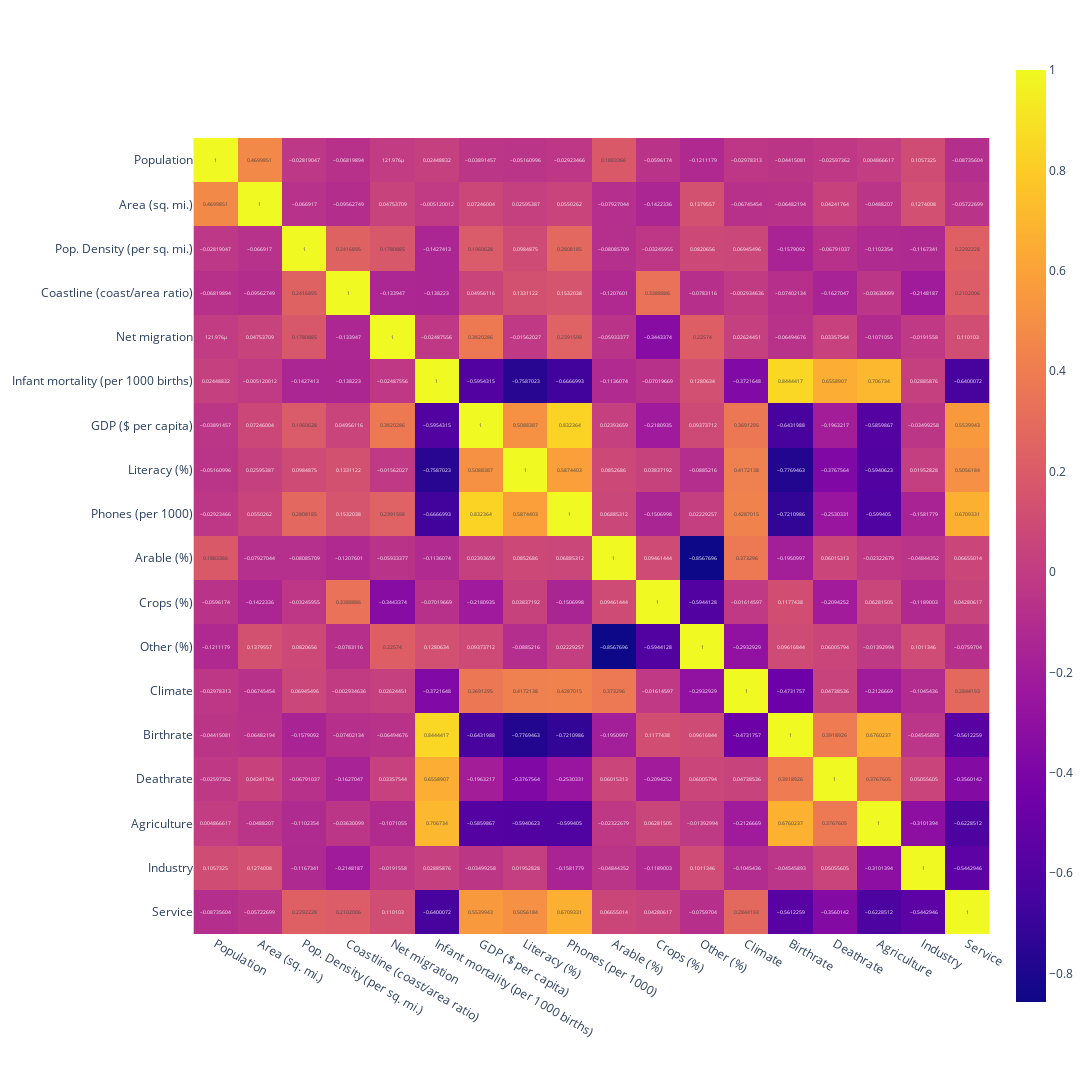

Notebook source saved alongside this figure:
### Markdown cell above
### Heatmap

Below is a correlation map of all columns in the dataframe 
<br>
Values close to -1 or 1 are a good indicator of important features in the dataset 
<br>
For example, GDP is highly correlated to Phones per 1000 people (0.83)

### Code cell
# Heatmap

import plotly_express as px

corr = graph_data[graph_data.columns.values[2:]].corr() # we only want to take the columns that have numerical data, so we leave out the country and region columns
fig= px.imshow(corr, text_auto=True, width=1300, height=1300)
fig.show()

### Figure 1 — Plotly figure (JSON) as saved in the notebook; plotly's stock layout.template omitted (floating-point values rounded to 4 significant figures; data arrays with more than 128 entries replaced by an {"elided": "..."} marker saying what was removed)
{"data": [{"coloraxis": "coloraxis", "hovertemplate": "x: %{x}<br>y: %{y}<br>color: %{z}<extra></extra>", "name": "0", "texttemplate": "%{z}", "type": "heatmap", "x": ["Population", "Area (sq. mi.)", "Pop. Density (per sq. mi.)", "Coastline (coast/area ratio)", "Net migration", "Infant mortality (per 1000 births)", "GDP ($ per capita)", "Literacy (%)", "Phones (per 1000)", "Arable (%)", "Crops (%)", "Other (%)", "Climate", "Birthrate", "Deathrate", "Agriculture", "Industry", "Service"], "xaxis": "x", "y": ["Population", "Area (sq. mi.)", "Pop. Density (per sq. mi.)", "Coastline (coast/area ratio)", "Net migration", "Infant mortality (per 1000 births)", "GDP ($ per capita)", "Literacy (%)", "Phones (per 1000)", "Arable (%)", "Crops (%)", "Other (%)", "Climate", "Birthrate", "Deathrate", "Agriculture", "Industry", "Service"], "yaxis": "y", "z": {"elided": "18x18 float values"}}], "layout": {"coloraxis": {"colorscale": [[0, "#0d0887"], [0.1111, "#46039f"], [0.2222, "#7201a8"], [0.3333, "#9c179e"], [0.4444, "#bd3786"], [0.5556, "#d8576b"], [0.6667, "#ed7953"], [0.7778, "#fb9f3a"], [0.8889, "#fdca26"], [1, "#f0f921"]]}, "height": 1300, "margin": {"t": 60}, "width": 1300, "xaxis": {"anchor": "y", "constrain": "domain", "domain": [0, 1], "scaleanchor": "y"}, "yaxis": {"anchor": "x", "autorange": "reversed", "constrain": "domain", "domain": [0, 1]}}}
